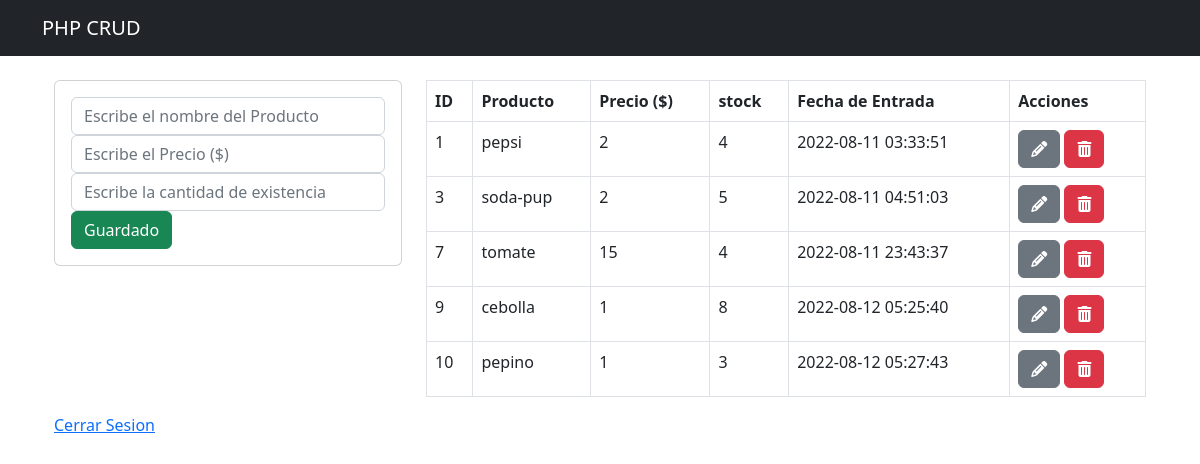
The page / on the database its author committed.
### tables this page shows
CREATE TABLE `productos` (
  `ID` int(11) NOT NULL,
  `Descripcion` text NOT NULL,
  `Precio` int(11) NOT NULL,
  `Stock` int(11) NOT NULL,
  `created_ad` timestamp NOT NULL DEFAULT current_timestamp()
);

### index.php (the view, shortened to what this page needs)
<?php include("/xampp/htdocs/DB_eval04/conexion/db.php")?>
<?php include("/xampp/htdocs/DB_eval04/includes/header.php")?>
<div class="container p-4">
    <div class="row">
        <div class="col-md-4">
            <div class="card card-body">
                <form action="save_task.php" method="POST">
                    <div class="form-group">
                        <input type="text" name="producto" class="form-control" placeholder="Escribe el nombre del Producto" autofocus></input>
                    </div>
                    <div class="form-group">
                        <input type="text" name="price" class="form-control"
                        placeholder="Escribe el Precio ($)" autofocus>
                    </div>
                    <div class="form-group">
                        <input type="number" name="stock" class="form-control"
                        placeholder="Escribe la cantidad de existencia" autofocus>
                    </div>
                    <input type="submit" class="btn btn-success btn-block" name="save_task" value="Guardado">
                </form>
            </div>
        </div>
        <div class="col-md-8">
            <table class="table table-bordered">
                <thead>
                    <tr>
                        <th>ID</th>
                        <th>Producto</th>
                        <th>Precio ($)</th>
                        <th>stock</th>
                        <th>Fecha de Entrada</th>
                        <th>Acciones</th>
                    </tr>
                </thead>
                <tbody>
                    <?php
                        $query = "SELECT * FROM productos";
                        $result_task = mysqli_query($conn,$query);
                        while($row = mysqli_fetch_array($result_task)) { ?>
                        <tr>
                            <td><?php echo $row['ID'] ?></td>
                            <td><?php echo $row['Descripcion'] ?></td>
                            <td><?php echo $row['Precio'] ?></td>
                            <td><?php echo $row['Stock'] ?></td>
                            <td><?php echo $row['created_ad'] ?></td>
                            <td>
                                <a href="edit_task.php?id=<?php echo $row['ID']?>" class="btn btn-secondary">
                                <i class="fa-solid fa-pencil"></i>
                                </a>
                                <a href="delete_task.php?id=<?php echo $row['ID']?>"class="btn btn-danger">
                                <i class="fa-solid fa-trash-can"></i>
                                </a>
                            </td>
                        </tr>
                    <?php } ?>
                </tbody>
            </table>
        </div>
    </div>
    <a href="logout.php">Cerrar Sesion</a>
</div>
<?php include("/xampp/htdocs/DB_eval04/includes/footer.php")?>

### includes/header.php (shortened to what this page needs)
<!DOCTYPE html>
<html lang="es">
<head>
    <link href="https://cdn.jsdelivr.net/npm/bootstrap@5.2.0/dist/css/bootstrap.min.css" rel="stylesheet">
</head>
<body>
<nav class="navbar navbar-dark bg-dark">
    <div class="container">
        <a href="index.php" class="navbar-brand">PHP CRUD</a>
    </div>
</nav>

### includes/footer.php (shortened to what this page needs)
</body>
</html>

### rows shown on the page
productos: ID "1", Descripcion "pepsi", Precio "2", Stock "4", created_ad "2022-08-11 03:33:51"
productos: ID "3", Descripcion "soda-pup", Precio "2", Stock "5", created_ad "2022-08-11 04:51:03"
productos: ID "7", Descripcion "tomate", Precio "15", Stock "4", created_ad "2022-08-11 23:43:37"
productos: ID "9", Descripcion "cebolla", Precio "1", Stock "8", created_ad "2022-08-12 05:25:40"
productos: ID "10", Descripcion "pepino", Precio "1", Stock "3", created_ad "2022-08-12 05:27:43"
